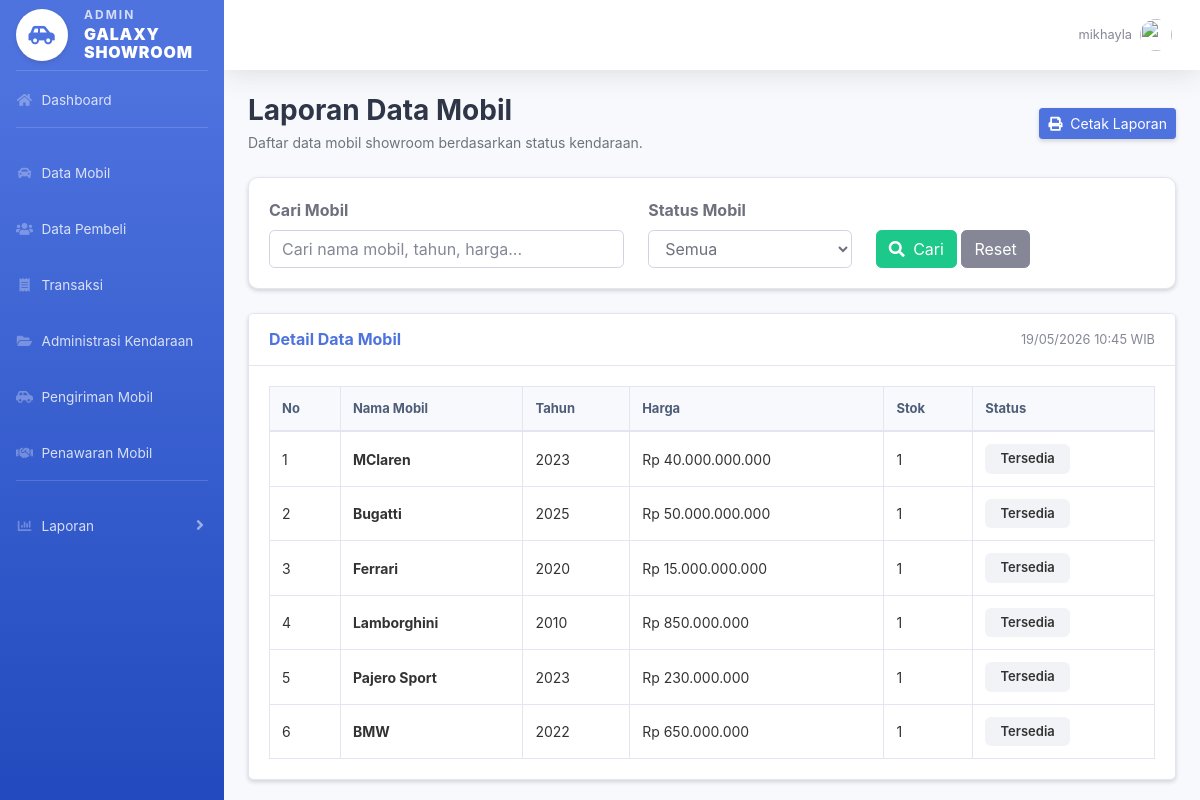
The page /admin/laporan_mobil.php (signed in) on the database its author committed.
### tables this page shows
CREATE TABLE `mobil` (
  `id_mobil` int(11) NOT NULL,
  `id_penjual` int(11) DEFAULT NULL,
  `nama_mobil` varchar(100) DEFAULT NULL,
  `harga` decimal(15,2) DEFAULT NULL,
  `stok` int(11) DEFAULT NULL,
  `status` enum('tersedia','dipesan','terjual') DEFAULT NULL,
  `deskripsi` text NOT NULL,
  `tahun` year(4) NOT NULL,
  `foto` varchar(255) NOT NULL
);

### admin/laporan_mobil.php (the view, shortened to what this page needs)
<?php
include "../config/koneksi.php";
$keyword = $_GET['keyword'] ?? '';
$status  = $_GET['status'] ?? 'semua';
$where = "WHERE 1=1";
$queryMobil = mysqli_query($koneksi, "
    SELECT
        id_mobil,
        nama_mobil,
        tahun,
        harga,
        stok,
        status
    FROM mobil
    $where
    ORDER BY id_mobil DESC
");
?>
<!DOCTYPE html>
<html>
<head>
    <link href="../assets/vendor/fontawesome-free/css/all.min.css" rel="stylesheet">
    <link href="../assets/css/sb-admin-2.min.css" rel="stylesheet">
</head>
<body id="page-top">
<div id="wrapper">
    <?php include '../includes/sidebar_admin.php'; ?>
    <div id="content-wrapper" class="d-flex flex-column">
        <div id="content">
            <?php include '../includes/topbar.php'; ?>
            <div class="container-fluid">
                <div class="d-sm-flex align-items-center justify-content-between mb-4">
                    <div>
                        <h1 class="h3 mb-1 page-title">
                            Laporan Data Mobil
                        </h1>
                        <p class="mb-0 page-subtitle">
                            Daftar data mobil showroom berdasarkan status kendaraan.
                        </p>
                    </div>
                    <button onclick="window.print()" class="btn btn-primary btn-sm shadow-sm">
                        <i class="fas fa-print mr-1"></i>
                        Cetak Laporan
                    </button>
                </div>
                <div class="card shadow-sm mb-4 filter-laporan filter-card">
                    <div class="card-body">
                        <form method="GET">
                            <div class="row align-items-end">
                                <div class="col-md-5 mb-3 mb-md-0">
                                    <label class="font-weight-bold text-gray-700">
                                        Cari Mobil
                                    </label>
                                    <input type="text"
                                           name="keyword"
                                           class="form-control"
                                           placeholder="Cari nama mobil, tahun, harga..."
                                           value="<?= htmlspecialchars($keyword); ?>">
                                </div>
                                <div class="col-md-3 mb-3 mb-md-0">
                                    <label class="font-weight-bold text-gray-700">
                                        Status Mobil
                                    </label>
                                    <select name="status" class="form-control">
                                        <option value="semua" <?= ($status == 'semua') ? 'selected' : ''; ?>>
                                            Semua
                                        </option>
                                    </select>
                                </div>
                                <div class="col-md-4">
                                    <button type="submit" class="btn btn-success">
                                        <i class="fas fa-search mr-1"></i>
                                        Cari
                                    </button>
                                    <a href="laporan_mobil.php" class="btn btn-secondary">
                                        Reset
                                    </a>
                                </div>
                            </div>
                        </form>
                    </div>
                </div>
                <div class="card shadow-sm mb-4">
                    <div class="card-header py-3 d-flex justify-content-between align-items-center bg-white">
                        <h6 class="m-0 font-weight-bold text-primary">
                            Detail Data Mobil
                        </h6>
                        <span class="text-muted small">
                            <?= date('d/m/Y H:i'); ?> WIB
                        </span>
                    </div>
                    <div class="card-body">
                        <div class="table-responsive">
                            <table class="table table-bordered table-hover mb-0">
                                <thead>
                                    <tr>
                                        <th>No</th>
                                        <th>Nama Mobil</th>
                                        <th>Tahun</th>
                                        <th>Harga</th>
                                        <th>Stok</th>
                                        <th>Status</th>
                                    </tr>
                                </thead>
                                <tbody>
                                    <?php if ($queryMobil && mysqli_num_rows($queryMobil) > 0): ?>
                                        <?php $no = 1; ?>
                                        <?php while ($row = mysqli_fetch_assoc($queryMobil)): ?>
                                            <tr>
                                                <td><?= $no++; ?></td>
                                                <td class="font-weight-bold">
                                                    <?= htmlspecialchars($row['nama_mobil'] ?? '-'); ?>
                                                </td>
                                                <td>
                                                    <?= htmlspecialchars($row['tahun'] ?? '-'); ?>
                                                </td>
                                                <td>
                                                    Rp <?= number_format($row['harga'] ?? 0, 0, ',', '.'); ?>
                                                </td>
                                                <td>
                                                    <?= htmlspecialchars($row['stok'] ?? '0'); ?>
                                                </td>
                                                <td>
                                                    <span class="status-box">
                                                        <?= ucfirst(htmlspecialchars($row['status'] ?? '-')); ?>
                                                    </span>
                                                </td>
                                            </tr>
                                        <?php endwhile; ?>
                                    <?php endif; ?>
                                </tbody>
                            </table>
                        </div>
                    </div>
                </div>
            </div>
        </div>
    </div>
</div>
</body>
</html>

### admin/laporan_mobil.php (style rules this page uses)
.page-title { font-weight:700; color:#2e3648; }
.page-subtitle { color:#6c757d; font-size:14px; }
.filter-card { border-radius:10px; }
.table th { font-size:13px; color:#4e5d78; background:#f8f9fc; white-space:nowrap; }
.table td { font-size:14px; vertical-align:middle; color:#333; }
.status-box { display:inline-block; min-width:85px; padding:5px 10px; border-radius:6px; background:#f1f3f7; color:#333; font-weight:600; text-align:center; font-size:13px; }

### rows shown on the page
mobil: nama_mobil "MClaren", tahun "2023", harga "40.000.000.000", stok "1", status "Tersedia"
mobil: nama_mobil "Bugatti", tahun "2025", harga "50.000.000.000", stok "1", status "Tersedia"
mobil: nama_mobil "Ferrari", tahun "2020", harga "15.000.000.000", stok "1", status "Tersedia"
mobil: nama_mobil "Lamborghini", tahun "2010", harga "850.000.000", stok "1", status "Tersedia"
mobil: nama_mobil "Pajero Sport", tahun "2023", harga "230.000.000", stok "1", status "Tersedia"
mobil: nama_mobil "BMW", tahun "2022", harga "650.000.000", stok "1", status "Tersedia"

### other values the page prints
$username "mikhayla"
